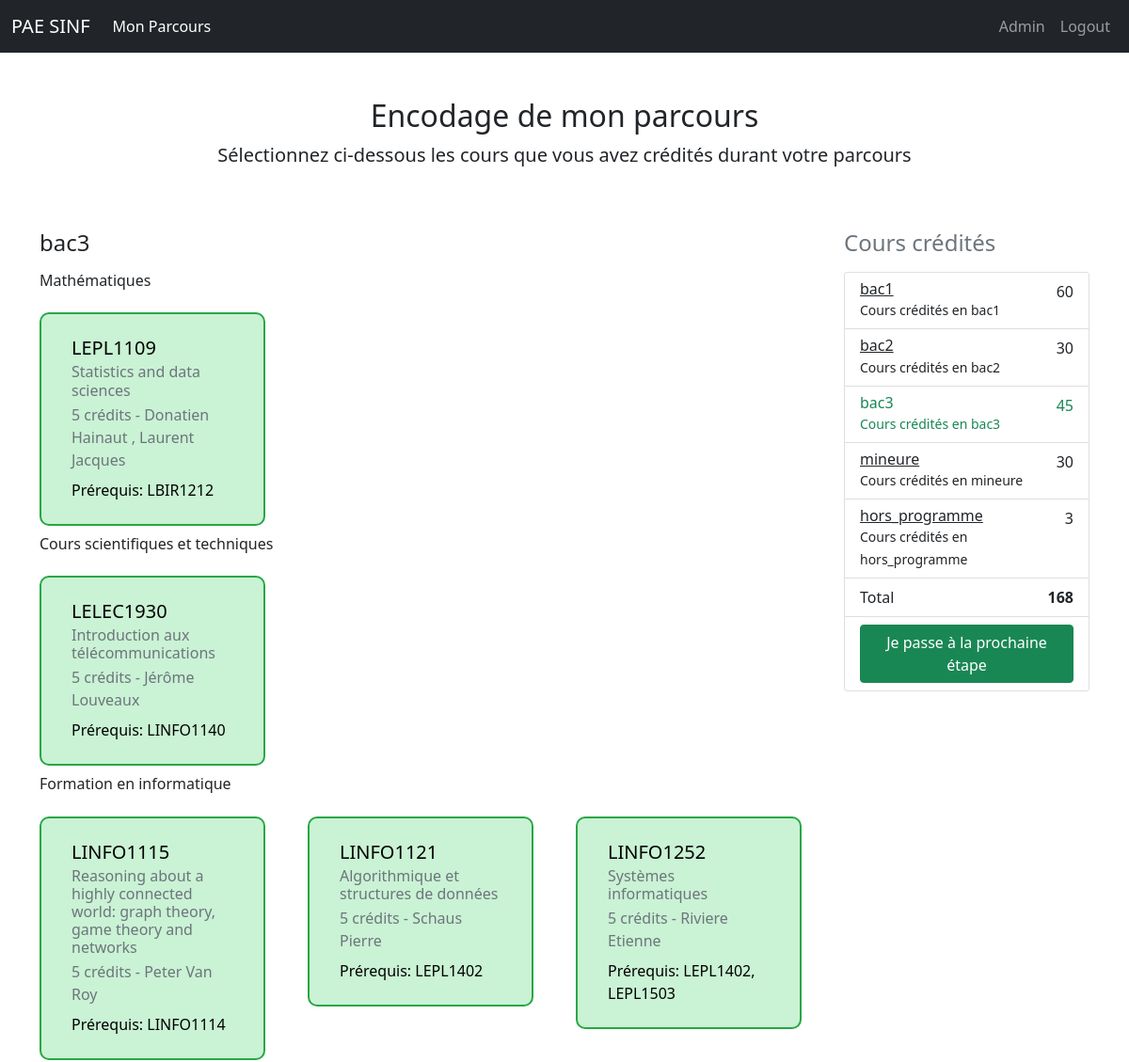
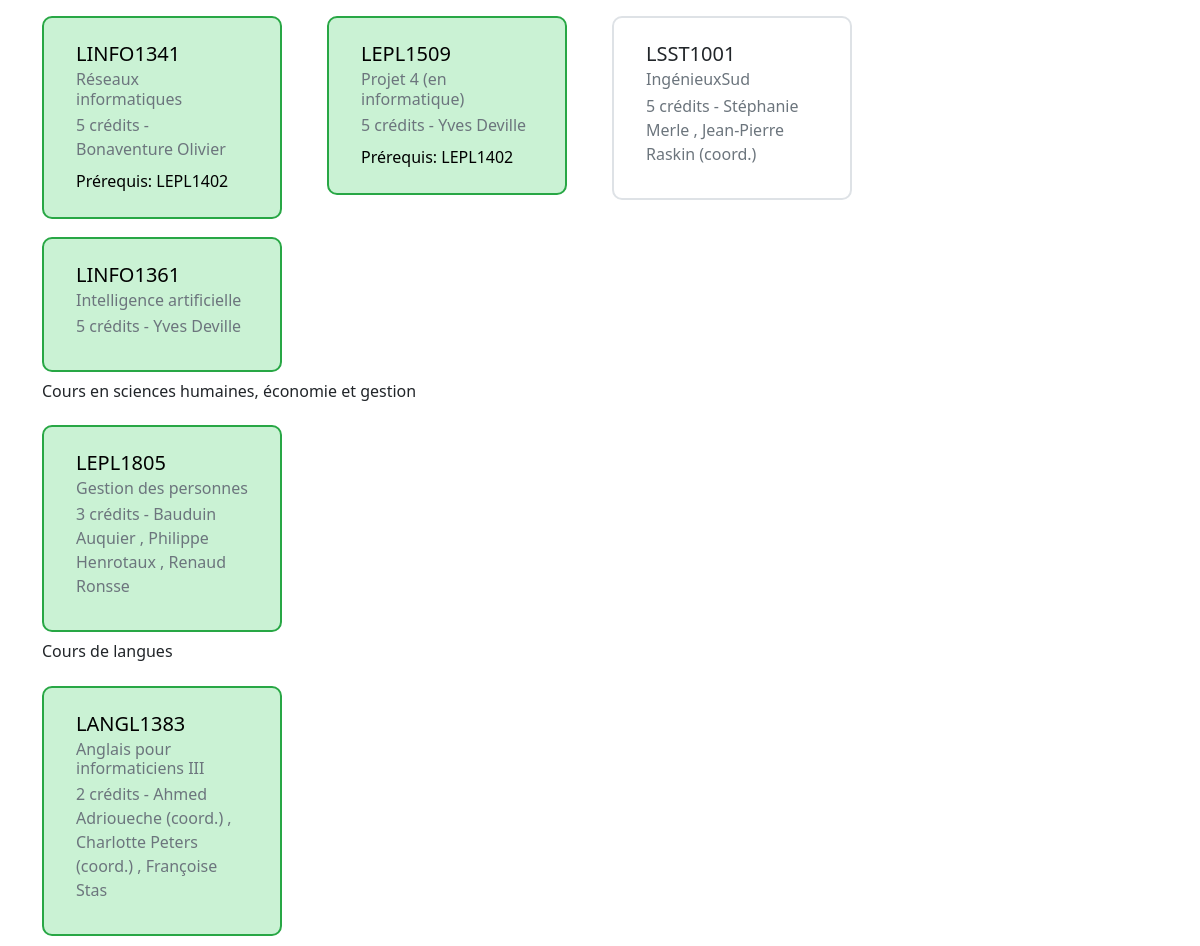
Page /encodage/bac3 (signed in) on the committed database (2 pictures, top to bottom).
### app/encodage/models.py (models this page shows, shortened)
class SucceededCourse(db.Model):
    id = db.Column(db.Integer, primary_key=True)
    username = db.Column(db.String(20), nullable=False)
    course_acronym = db.Column(db.String(10), nullable=False)
    course_title = db.Column(db.String(150), nullable=False)
    bloc = db.Column(db.String(10), nullable=False)
    cts = db.Column(db.Integer(), nullable=False)
    other_out_program = db.Column(db.Boolean(), nullable=False, default=False)
    other_minor = db.Column(db.Boolean(), nullable=False, default=False)
    def build_user_cts_dict(username):
        courses = SucceededCourse.query.filter_by(username=username).all()
        cts = {"bac1":0, "bac2":0, "bac3":0, "mineure":0, "hors_programme":0}
        for course in courses:
            cts[course.bloc] += course.cts
        return cts

### app/encodage/controllers.py (the view, shortened to what this page needs)
@mod_encodage.route("/<year>")
@login_required
def bac(year):
    prev_courses_object = SucceededCourse.query.filter_by(username=current_user.username, bloc=year).all()
    prev_courses = list(map(lambda x: x.course_acronym, prev_courses_object))
    user_cts = SucceededCourse.build_user_cts_dict(current_user.username)
    if year == "mineure" and current_user.minor != "appsinf":
        return render_template("encodage/index.html", current_user=current_user, title="Mon parcours", year=year, data=program_json[year], prev_courses=prev_courses_object, user_cts=user_cts, available_endpoints=available_endpoints)
    return render_template("encodage/index.html", current_user=current_user, title="Mon parcours", year=year, data=program_json[year], prev_courses=prev_courses, user_cts=user_cts, available_endpoints=available_endpoints)

### app/auth/models.py (called while the page is built)
@login_manager.user_loader
def load_user(user_id):
    return User.query.get(int(user_id))

### app/templates/encodage/index.html (shortened to what this page needs)
{% extends 'base.html' %}
{% import 'sidebar.html' as sidebar %}
{% import 'dynamicTable.html' as dynamicTable %}
{% block content %}
<div class="container">
  <div class="py-5 text-center">
    <h2>Encodage de mon parcours</h2>
    <p class="lead">Sélectionnez ci-dessous les cours que vous avez crédités durant votre parcours</p>
  </div>
  <div class="row">
    {{ sidebar.sidebar(year,available_endpoints, user_cts) }}
    <div class="col-md-9 order-md-1">
      <h4 class="mb-3" id="title">{{year}}</h4>
      <form id="courseForm" method="post" >
        <div class="row">
          {% if data %}
            {% for category in data %}
              <h6 class="my-0 mb-3">{{category}}</h6>
              {% for sigle in data[category]["course"] %}
                <div class="boxed-check-group boxed-check-success col mt-2"">
                  <label class="boxed-check">
                        <div class="boxed-check-label card" style="width: 15rem;">
                          <div class="card-body">
                            <h5 class="card-title">{{sigle}}</h5>
                            <h6 class="card-subtitle mb-2 text-muted">{{ data[category]["course"][sigle]["name"]}}</h6>
                            <p class="card-subtitle mb-2 text-muted">{{ data[category]["course"][sigle]["cts"]}} crédits - {{ data[category]["course"][sigle]["teachers"]}}</h6>
                            {% if data[category]["course"][sigle]["prerequisite"] %}
                            <footer class="footer">Prérequis: {{ ", ".join(data[category]["course"][sigle]["prerequisite"])}}</footer>
                            {% endif %}
                          </div>
                        </div>
                        </label>
                </div>
                {% endfor %}
            {% endfor %}
          {% endif %}
        </div>
      </form>
    </div>
</div>
{% endblock %}

### app/templates/sidebar.html
{% macro sidebar(year, available_endpoints, user_cts) -%}
<div class="col-md-3 order-md-2 mb-4">
      <div class="position-md-fixed">
            <h4 class="d-flex justify-content-between align-items-center mb-3">
                  <span class="text-muted">Cours crédités</span>
            </h4>
            <ul class="list-group mb-3">
                  {% for endpoint in available_endpoints %}
                  <li class="list-group-item d-flex justify-content-between lh-condensed">
                        <div>
                              <div {% if year==endpoint %} class="text-success" {% endif %}>
                                    {% if year == endpoint %}
                                    <h6 class="my-0 text-success">{{endpoint}}</h6>
                                    {% else %}
                                    <h6 class="my-0">
                                          <h6 class="my-0"><a href="/encodage/{{endpoint}}"
                                                      class="link-dark">{{endpoint}}</a></h6>
                                          {% endif %}
                                          <small {% if year==endpoint %} class="text-success" {% endif %}>Cours crédités
                                                en {{endpoint}}</small>
                              </div>
                        </div>
                        {% if year == endpoint %}
                        <span class="text-success" id="{{endpoint}}">0</span>
                        {% else %}
                        <span id="{{endpoint}}">{{user_cts[endpoint]}}</span>
                        {% endif %}
                  </li>
                  {% endfor %}
                  <li class="list-group-item d-flex justify-content-between">
                        <span>Total</span>
                        <strong id="Total">0</strong>
                  </li>
                  <li class="list-group-item d-flex justify-center">
                        {% if year %}
                        <button type="submit" form="courseForm" id="submitForm" class="btn btn-success">Je passe à la
                              prochaine étape</button>
                        {% else %}
                        <a href="{{url_for('pae.pae')}}" class="btn btn-success">Je confirme mon parcours et j'encode mon PAE</a>
                        {% endif%}
                  </li>
            </ul>
      </div>
</div>
{%- endmacro %}

### rows in the picture
SucceededCourse: bloc "hors_programme", cts "3"
SucceededCourse: course_acronym "LEPL1109", course_title "Statistics and data sciences", cts "5", data "Donatien Hainaut , Laurent Jacques", value "LBIR1212"
SucceededCourse: course_acronym "LELEC1930", course_title "Introduction aux télécommunications", cts "5", data "Jérôme Louveaux", value "LINFO1140"
SucceededCourse: course_acronym "LINFO1115", course_title "Reasoning about a highly connected world: graph theory, game theory and networks", cts "5", data "Peter Van Roy", value "LINFO1114"
SucceededCourse: course_acronym "LINFO1121", course_title "Algorithmique et structures de données", cts "5", data "Schaus Pierre", value "LEPL1402"
SucceededCourse: course_acronym "LINFO1252", course_title "Systèmes informatiques", cts "5", data "Riviere Etienne", value "LEPL1402, LEPL1503"
SucceededCourse: course_acronym "LINFO1341", course_title "Réseaux informatiques", cts "5", data "Bonaventure Olivier", value "LEPL1402"
SucceededCourse: course_acronym "LEPL1509", course_title "Projet 4 (en informatique)", cts "5", data "Yves Deville", value "LEPL1402"
SucceededCourse: course_acronym "LINFO1361", course_title "Intelligence artificielle", cts "5", data "Yves Deville"
SucceededCourse: course_acronym "LEPL1805", course_title "Gestion des personnes", cts "3", data "Bauduin Auquier , Philippe Henrotaux , Renaud Ronsse"
SucceededCourse: course_acronym "LANGL1383", course_title "Anglais pour informaticiens III", cts "2", data "Ahmed Adrioueche (coord.) , Charlotte Peters (coord.) , Françoise Stas"

### other values in the picture
{{ endpoint }} "bac1" "bac2" "mineure"
{{ endpoint }} "bac1" "bac2" "bac3" "mineure"
{{ user_cts[endpoint] }} "60" "30" "30"
{{ endpoint }} "bac3"
{{ year }} "bac3"
{{ category }} "Mathématiques" "Cours scientifiques et techniques" "Formation en informatique" "Cours en sciences humaines, économie et gestion" "Cours de langues"
{{ sigle }} "LSST1001"
{{ data[category]["course"][sigle]["name"] }} "IngénieuxSud"
{{ data[category]["course"][sigle]["cts"] }} "5"
{{ data[category]["course"][sigle]["teachers"] }} "Stéphanie Merle , Jean-Pierre Raskin (coord.)"
